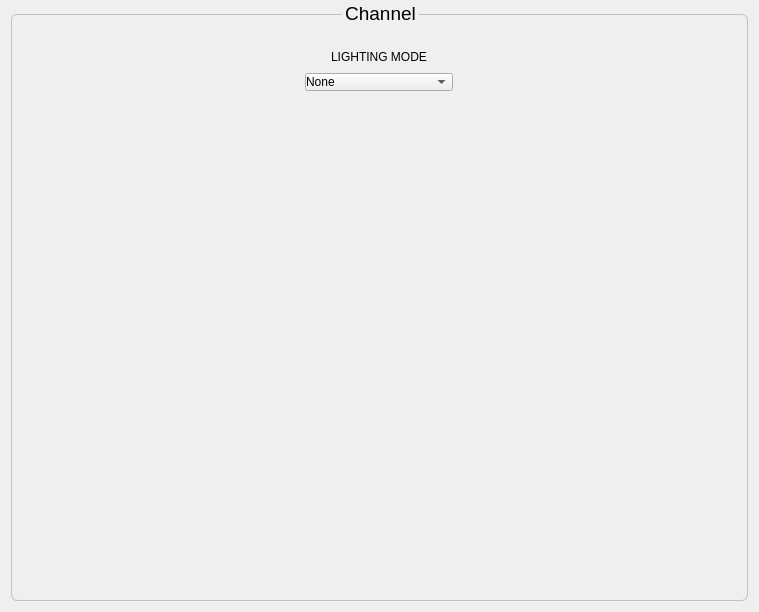
<?xml version="1.0" encoding="UTF-8"?>
<ui version="4.0">
 <class>LightingControl</class>
 <widget class="QWidget" name="LightingControl">
  <property name="geometry">
   <rect>
    <x>0</x>
    <y>0</y>
    <width>759</width>
    <height>612</height>
   </rect>
  </property>
  <property name="sizePolicy">
   <sizepolicy hsizetype="Expanding" vsizetype="Expanding">
    <horstretch>0</horstretch>
    <verstretch>0</verstretch>
   </sizepolicy>
  </property>
  <property name="styleSheet">
   <string notr="true">QGroupBox {
	font-size: 14pt;
    border: 1px solid silver;
    border-radius: 6px;
    margin-top: 14px;
}

</string>
  </property>
  <layout class="QVBoxLayout" name="form_layout">
   <property name="topMargin">
    <number>0</number>
   </property>
   <item>
    <widget class="QGroupBox" name="lighting_control_box">
     <property name="title">
      <string>Channel</string>
     </property>
     <property name="alignment">
      <set>Qt::AlignCenter</set>
     </property>
     <property name="checked">
      <bool>false</bool>
     </property>
     <layout class="QVBoxLayout" name="box_layout">
      <item>
       <widget class="QWidget" name="content_widget" native="true">
        <layout class="QVBoxLayout" name="content_layout">
         <item>
          <layout class="QHBoxLayout" name="control_layout">
           <item>
            <layout class="QVBoxLayout" name="mode_layout">
             <item>
              <widget class="QLabel" name="mode_label">
               <property name="sizePolicy">
                <sizepolicy hsizetype="Preferred" vsizetype="Fixed">
                 <horstretch>0</horstretch>
                 <verstretch>0</verstretch>
                </sizepolicy>
               </property>
               <property name="styleSheet">
                <string notr="true">margin-top:14px;</string>
               </property>
               <property name="text">
                <string>LIGHTING MODE</string>
               </property>
               <property name="alignment">
                <set>Qt::AlignBottom|Qt::AlignHCenter</set>
               </property>
              </widget>
             </item>
             <item>
              <layout class="QHBoxLayout" name="horizontalLayout">
               <item>
                <widget class="QComboBox" name="mode_combo_box">
                 <property name="sizePolicy">
                  <sizepolicy hsizetype="Maximum" vsizetype="Fixed">
                   <horstretch>0</horstretch>
                   <verstretch>0</verstretch>
                  </sizepolicy>
                 </property>
                 <property name="styleSheet">
                  <string notr="true">margin-bottom: 14px;</string>
                 </property>
                 <property name="currentText">
                  <string>None</string>
                 </property>
                 <property name="minimumContentsLength">
                  <number>16</number>
                 </property>
                 <item>
                  <property name="text">
                   <string>None</string>
                  </property>
                 </item>
                </widget>
               </item>
              </layout>
             </item>
            </layout>
           </item>
          </layout>
         </item>
         <item>
          <widget class="QFrame" name="controls_frame">
           <property name="sizePolicy">
            <sizepolicy hsizetype="Expanding" vsizetype="Expanding">
             <horstretch>0</horstretch>
             <verstretch>0</verstretch>
            </sizepolicy>
           </property>
           <property name="frameShape">
            <enum>QFrame::NoFrame</enum>
           </property>
           <property name="frameShadow">
            <enum>QFrame::Raised</enum>
           </property>
           <layout class="QVBoxLayout" name="controls_layout">
            <property name="spacing">
             <number>5</number>
            </property>
            <property name="leftMargin">
             <number>5</number>
            </property>
            <property name="topMargin">
             <number>5</number>
            </property>
            <property name="rightMargin">
             <number>5</number>
            </property>
            <property name="bottomMargin">
             <number>5</number>
            </property>
           </layout>
          </widget>
         </item>
         <item>
          <layout class="QHBoxLayout" name="button_layout"/>
         </item>
        </layout>
       </widget>
      </item>
     </layout>
    </widget>
   </item>
  </layout>
 </widget>
 <resources/>
 <connections/>
</ui>
